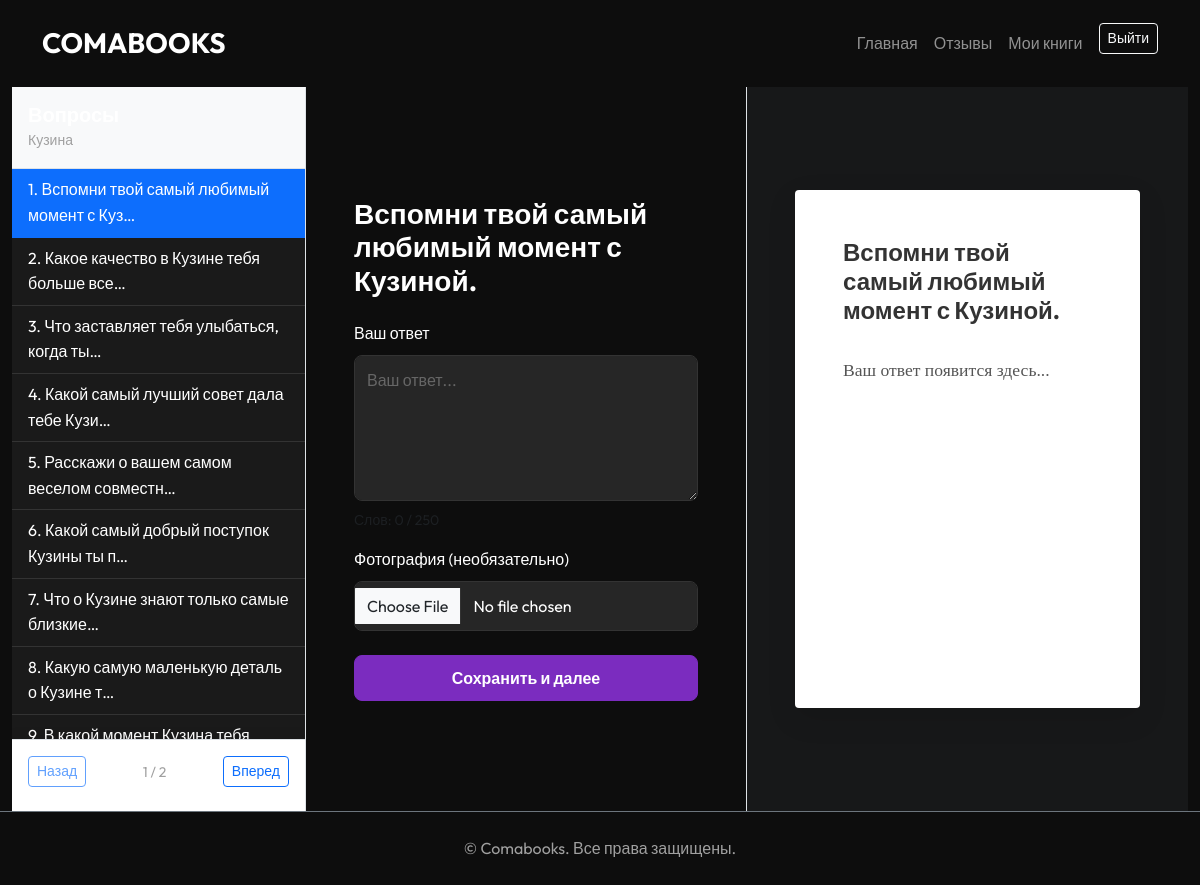
The page /book/30/edit/ (signed in) on the database its author committed.
### config/models.py (models this page shows, shortened)
class Book(models.Model):
    STATUS_CHOICES = [
        ('draft', 'Черновик'),
        ('completed', 'Завершено (Ждет проверки)'),
        ('printed', 'Напечатано'),
    ]
    user = models.ForeignKey(settings.AUTH_USER_MODEL, on_delete=models.CASCADE, related_name="books")
    title = models.CharField(max_length=255, verbose_name="Название книги")
    author = models.CharField(max_length=255, verbose_name="Автор")
    subtitle = models.CharField(max_length=255, blank=True, null=True, verbose_name="Подзаголовок")
    dedication = models.ForeignKey(BookDedication, on_delete=models.SET_NULL, null=True, blank=True, verbose_name="Посвящение")
    status = models.CharField(max_length=20, choices=STATUS_CHOICES, default='draft', verbose_name="Статус")
    is_notification_sent = models.BooleanField(default=False, verbose_name="Уведомление отправлено")
    created_at = models.DateTimeField(auto_now_add=True)

class BookPageQuestion(models.Model):
    dedication = models.ForeignKey(BookDedication, on_delete=models.CASCADE, related_name="questions", null=True, blank=True, verbose_name="Для кого (посвящение)")
    book = models.ForeignKey('Book', on_delete=models.CASCADE, related_name="custom_questions", null=True, blank=True, verbose_name="Для книги")
    quiz = models.CharField(max_length=255, verbose_name="Вопрос")

### config/views.py (the view, shortened to what this page needs)
# urls.py: path("book/<int:book_id>/edit/", views.edit_pages, name="edit_pages"),
@login_required
def edit_pages(request, book_id):
    book = get_object_or_404(Book, id=book_id, user=request.user)
    questions = book.custom_questions.all()
    if not questions.exists() and book.dedication:
        questions = book.dedication.questions.filter(book__isnull=True)
    if not questions.exists():
        questions = BookPageQuestion.objects.filter(dedication__isnull=True, book__isnull=True)
    question_id = request.GET.get('q')
    if question_id:
        active_question = get_object_or_404(BookPageQuestion, id=question_id)
    else:
        active_question = questions.first()
    try:
        current_answer = BookPageAnswer.objects.get(book=book, quiz=active_question.quiz)
    except (BookPageAnswer.DoesNotExist, AttributeError):
        current_answer = None
    if request.method == "POST":
        form = BookPageForm(request.POST, request.FILES, instance=current_answer)
        if form.is_valid():
            answer = form.save(commit=False)
            answer.book = book
            answer.user = request.user
            answer.quiz = active_question.quiz
            answer.save()
            next_question = questions.filter(id__gt=active_question.id).first()
            if next_question:
                return redirect(f"{request.path}?q={next_question.id}")
            else:
                return redirect('dashboard') # Or finish page
    else:
        form = BookPageForm(instance=current_answer)
    ai_settings = AISettings.objects.first()
    return render(request, "books/edit_pages.html", {
        "book": book,
        "questions": questions,
        "active_question": active_question,
        "form": form,
        "ai_settings": ai_settings,
    })

### config/forms.py (shortened to what this page needs)
class BookPageForm(forms.ModelForm):
    class Meta:
        model = BookPageAnswer
        fields = ['answer', 'image']
        widgets = {
            'answer': forms.Textarea(attrs={'class': 'form-control', 'rows': 5, 'placeholder': 'Ваш ответ...', 'id': 'id_answer'}),
            'image': forms.ClearableFileInput(attrs={'class': 'form-control', 'id': 'id_image'}),
        }

### templates/books/edit_pages.html (shortened to what this page needs)
{% extends "_base.html" %}
{% block content %}
<div class="container-fluid edit-container">
    <div class="row h-100 g-0">
        <div class="col-md-3 bg-light border-end overflow-auto p-0 d-none d-md-flex flex-column sidebar-fixed">
            <div class="p-3 border-bottom">
                <h5 class="mb-0">Вопросы</h5>
                <small class="text-muted">{{ book.title }}</small>
            </div>
            <div class="list-group list-group-flush" id="question-list-desktop">
                {% for q in questions %}
                <a href="?q={{ q.id }}"
                    class="list-group-item list-group-item-action question-item {% if active_question.id == q.id %}active{% endif %}"
                    data-index="{{ forloop.counter0 }}">
                    {{ forloop.counter }}. {{ q.quiz|truncatechars:40 }}
                </a>
                {% empty %}
                <div class="p-3">Нет вопросов для этой категории.</div>
                {% endfor %}
            </div>
            {% if questions|length > 10 %}
            <div class="p-3 border-top bg-white sticky-bottom mt-auto">
                <div class="d-flex justify-content-between align-items-center mb-2">
                    <button type="button" class="btn btn-sm btn-outline-primary prev-page">
                         Назад
                    </button>
                    <span class="small text-muted page-info">1 / 2</span>
                    <button type="button" class="btn btn-sm btn-outline-primary next-page">
                        Вперед
                    </button>
                </div>
            </div>
            {% endif %}
        </div>
        <div class="col-md-9 d-flex flex-column p-0 main-content">
            {% if active_question %}
            <div class="row h-100 g-0 flex-column-reverse flex-md-row">
                <div
                    class="col-md-6 p-4 p-md-5 d-flex flex-column justify-content-center border-end overflow-auto form-section">
                    <h3 class="mb-4">{{ active_question.quiz }}</h3>
                    <form method="post" enctype="multipart/form-data">
                        <div class="mb-3">
                            <label class="form-label">Ваш ответ</label>
                            {{ form.answer }}
                            <div id="word-count-info"
                                class="form-text mt-2 d-flex flex-wrap justify-content-between align-items-center">
                                <span class="me-2">Слов: <span id="word-count">0</span> / 250</span>
                            </div>
                        </div>
                        <div class="mb-3">
                            <label class="form-label">Фотография (необязательно)</label>
                            {{ form.image }}
                        </div>
                        <div class="d-flex justify-content-between mt-4">
                            <button type="submit" id="submit-btn" class="btn btn-primary px-4 w-100 w-md-auto">Сохранить
                                и далее</button>
                        </div>
                    </form>
                </div>
                <div
                    class="col-md-6 p-4 p-md-5 d-flex align-items-center justify-content-center bg-secondary bg-opacity-10 preview-section">
                    <div class="book-page-preview-wrapper w-100">
                        <div class="book-page-preview {{ book.cover_data.template }}">
                            <div class="page-content">
                                <h4 class="question-text">{{ active_question.quiz }}</h4>
                                <p class="answer-text" id="preview-answer">Ваш ответ появится здесь...</p>
                            </div>
                        </div>
                    </div>
                </div>
            </div>
            {% endif %}
        </div>
    </div>
</div>
{% endblock %}

### static/css/styles.css (style rules this page uses)
:root { --bg-color: #0d0d0d; --card-bg: #1a1a1a; --text-color: #ffffff; --accent-color: #7b2cbf; --accent-hover: #9d4edd; --secondary-text: #a0a0a0; --border-color: #333333; }
body { background-color: var(--bg-color); color: var(--text-color); font-family: 'Outfit', sans-serif; line-height: 1.6; }
h1, h2, h3, h4, h5, h6 { font-weight: 700; margin-bottom: 1.5rem; }
a { color: var(--accent-color); text-decoration: none; transition: color 0.3s ease; }
.text-muted { color: var(--secondary-text) !important; }
.btn-primary { background-color: var(--accent-color); border-color: var(--accent-color); font-weight: 600; padding: 10px 24px; border-radius: 8px; transition: all 0.3s ease; }
.form-control { background-color: #262626; border: 1px solid var(--border-color); color: var(--text-color); border-radius: 8px; padding: 12px; }
.form-control::placeholder { color: #666; }
.list-group-item { background-color: var(--card-bg); border-color: var(--border-color); color: var(--text-color); }

### templates/books/edit_pages.html (style rules this page uses)
.edit-container { height: calc(100vh - 76px); }
.sidebar-fixed { height: 100%; position: relative; }
.book-page-preview { width: 100%; max-width: 450px; aspect-ratio: 2/3; background: white; padding: 3rem; box-shadow: 0 10px 30px rgba(0, 0, 0, 0.1); display: flex; flex-direction: column; justify-content: flex-start; border-radius: 4px; overflow-y: auto; margin: 0 auto; }
.page-content { word-break: break-word; }
.question-text { font-weight: bold; margin-bottom: 2rem; color: #333; }
.answer-text { font-family: 'Georgia', serif; font-size: 1.1rem; color: #555; white-space: pre-wrap; }
.sticky-bottom { position: sticky; bottom: 0; z-index: 10; box-shadow: 0 -5px 10px rgba(0, 0, 0, 0.05); }

### rows shown on the page
Book: title "Кузина"
BookPageQuestion: quiz "Вспомни твой самый любимый момент с Куз…", quiz "Вспомни твой самый любимый момент с Кузиной."
BookPageQuestion: quiz "Какое качество в Кузине тебя больше все…"
BookPageQuestion: quiz "Что заставляет тебя улыбаться, когда ты…"
BookPageQuestion: quiz "Какой самый лучший совет дала тебе Кузи…"
BookPageQuestion: quiz "Расскажи о вашем самом веселом совместн…"
BookPageQuestion: quiz "Какой самый добрый поступок Кузины ты п…"
BookPageQuestion: quiz "Что о Кузине знают только самые близкие…"
BookPageQuestion: quiz "Какую самую маленькую деталь о Кузине т…"
BookPageQuestion: quiz "В какой момент Кузина тебя…"
